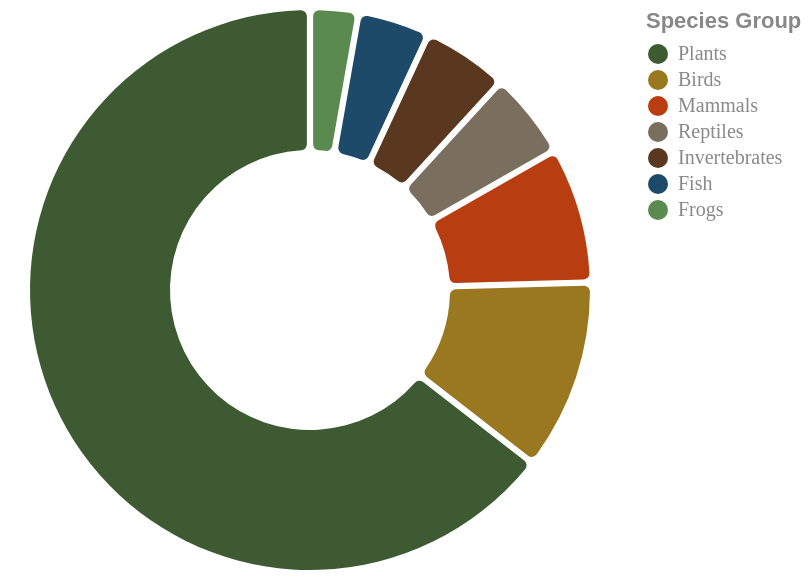

Write the Vega-Lite specification saved for this chart.
### Vega-Lite specification from a JSON file in a GitHub repository (floating-point values rounded to 4 significant figures)
{"$schema": "https://vega.github.io/schema/vega-lite/v5.json", "width": "container", "height": 280, "background": "transparent", "data": {"values": [{"group": "Plants", "count": 1278}, {"group": "Birds", "count": 217}, {"group": "Mammals", "count": 155}, {"group": "Reptiles", "count": 98}, {"group": "Invertebrates", "count": 97}, {"group": "Fish", "count": 82}, {"group": "Frogs", "count": 55}]}, "mark": {"type": "arc", "innerRadius": 70, "padAngle": 0.02, "cornerRadius": 3}, "encoding": {"theta": {"field": "count", "type": "quantitative"}, "color": {"field": "group", "type": "nominal", "scale": {"domain": ["Plants", "Birds", "Mammals", "Reptiles", "Invertebrates", "Fish", "Frogs"], "range": ["#3d5a32", "#9a7820", "#b83d10", "#7a6e5e", "#5a3820", "#1e4a6a", "#5a8a50"]}, "legend": {"title": "Species Group", "labelColor": "#888", "titleColor": "#888", "labelFont": "DM Mono", "orient": "right"}}, "tooltip": [{"field": "group", "title": "Group"}, {"field": "count", "title": "Threatened Species"}]}, "config": {"view": {"stroke": null}}}
